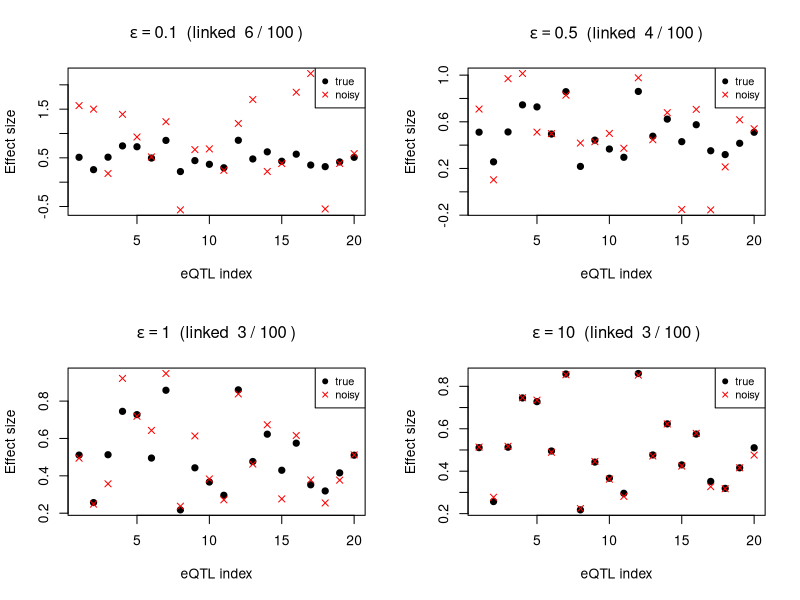
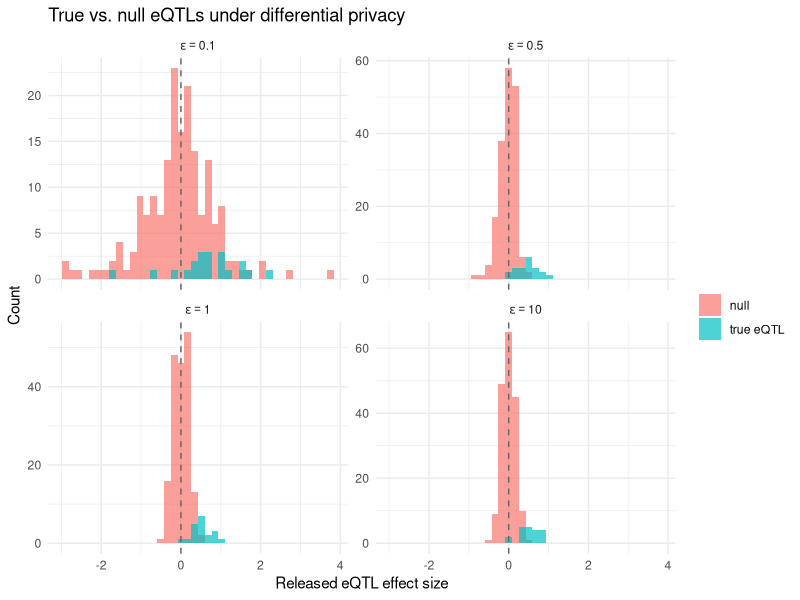

The R source for these figures, in order:
## ---- chunk 1
library(ggplot2)
set.seed(42)
## ---- chunk 2
n <- 100
maf <- 0.3

## genotype (private) and expression (released in the study)
G <- rbinom(n, size = 2, prob = maf)
E <- 0.5 * G + rnorm(n)

dat <- data.frame(id = 1:n, genotype = G, expression = round(E, 3))
head(dat)
## ---- chunk 3
beta_hat <- coef(lm(E ~ G))
cat("eQTL intercept:", beta_hat[1], "\n")
cat("eQTL effect:   ", beta_hat[2], "\n")
## ---- chunk 4
## p independent eQTLs, each a marginal regression
p <- 20
G_multi <- matrix(rbinom(n * p, size = 2, prob = maf), nrow = n, ncol = p)
E_multi <- matrix(nrow = n, ncol = p)
beta_true_vec <- rep(0.5, p)

for (k in 1:p) {
  E_multi[, k] <- beta_true_vec[k] * G_multi[, k] + rnorm(n)
}

## attacker runs marginal regression per eQTL
betahats <- sapply(1:p, function(k) coef(lm(E_multi[, k] ~ G_multi[, k]))[2])

## predict genotype per eQTL: round(E / beta) clipped to {0, 1, 2}
G_predicted <- sapply(1:p, function(k) {
  pmin(pmax(round(E_multi[, k] / betahats[k]), 0), 2)
})

## how many genotypes does the attacker get right?
accuracy <- mean(apply(G_predicted == G_multi, 2, mean))
cat("Genotype prediction accuracy:", round(accuracy, 3), "\n")

## linking: match each individual's predicted genotype profile to the reference
## using Hamming distance
link_correct <- 0
for (i in 1:n) {
  dists <- apply(G_multi, 1, function(g_ref) sum(g_ref != G_predicted[i, ]))
  link_correct <- link_correct + (which.min(dists) == i)
}
cat("Linking accuracy:", link_correct, "/", n, "\n")
## ---- chunk 5
set.seed(42)
## sensitivity: how much can one person change a marginal beta?
## for bounded expression in [-B, B]:
B <- 3

## Laplace noise generator
rlaplace <- function(n, scale) {
  u <- runif(n, -0.5, 0.5)
  -scale * sign(u) * log(1 - 2 * abs(u))
}

## conservative sensitivity for a marginal regression coefficient
sensitivity <- 2 * B / n

## compare linking accuracy under different epsilon values
epsilons <- c(0.1, 0.5, 1.0, 10)

par(mfrow = c(2, 2))
for (eps in epsilons) {
  ## add Laplace noise to each marginal beta
  beta_noisy <- betahats + rlaplace(p, scale = sensitivity / eps)

  ## attacker predicts genotypes using noisy betas
  G_pred_noisy <- sapply(1:p, function(k) {
    pmin(pmax(round(E_multi[, k] / beta_noisy[k]), 0), 2)
  })

  ## linking via Hamming distance
  linked <- 0
  for (i in 1:n) {
    dists <- apply(G_multi, 1, function(g) sum(g != G_pred_noisy[i, ]))
    linked <- linked + (which.min(dists) == i)
  }

  acc <- mean(G_pred_noisy == G_multi)
  plot(1:p, betahats, pch = 19, col = "black", ylim = range(beta_noisy, betahats),
       xlab = "eQTL index", ylab = "Effect size",
       main = bquote(epsilon == .(eps) ~ " (linked " ~ .(linked) ~ "/" ~ .(n) ~ ")"))
  points(1:p, beta_noisy, pch = 4, col = "red")
  legend("topright", legend = c("true", "noisy"), pch = c(19, 4), col = c("black", "red"), cex = 0.8)
}
## ---- chunk 6
set.seed(123)
n_genes <- 200
n_causal <- 20  # true eQTLs

## one SNP, same genotype vector for simplicity
G_util <- rbinom(n, size = 2, prob = maf)

## simulate expression for each gene
beta_sim <- rep(0, n_genes)
beta_sim[1:n_causal] <- rnorm(n_causal, mean = 0.5, sd = 0.2)

E_mat <- sapply(beta_sim, function(b) b * G_util + rnorm(n))

## compute true eQTL betas
beta_est <- apply(E_mat, 2, function(e) coef(lm(e ~ G_util))[2])

## add DP noise at different epsilon levels
epsilons <- c(0.1, 0.5, 1.0, 10)

results <- do.call(rbind, lapply(epsilons, function(eps) {
  if (is.finite(eps)) {
    noisy <- beta_est + rlaplace(n_genes, scale = sensitivity / eps)
  } else {
    noisy <- beta_est
  }
  data.frame(
    gene = 1:n_genes,
    beta_noisy = noisy,
    causal = ifelse(1:n_genes <= n_causal, "true eQTL", "null"),
    epsilon = if (is.finite(eps)) paste0("epsilon == ", eps) else "epsilon == Inf"
  )
}))

ggplot(results, aes(x = beta_noisy, fill = causal)) +
  geom_histogram(bins = 40, alpha = 0.7, position = "identity") +
  facet_wrap(~epsilon, scales = "free_y", labeller = label_parsed) +
  geom_vline(xintercept = 0, linetype = "dashed", color = "grey40") +
  labs(x = "Released eQTL effect size", y = "Count",
       title = "True vs. null eQTLs under differential privacy",
       fill = "") +
  theme_minimal()
